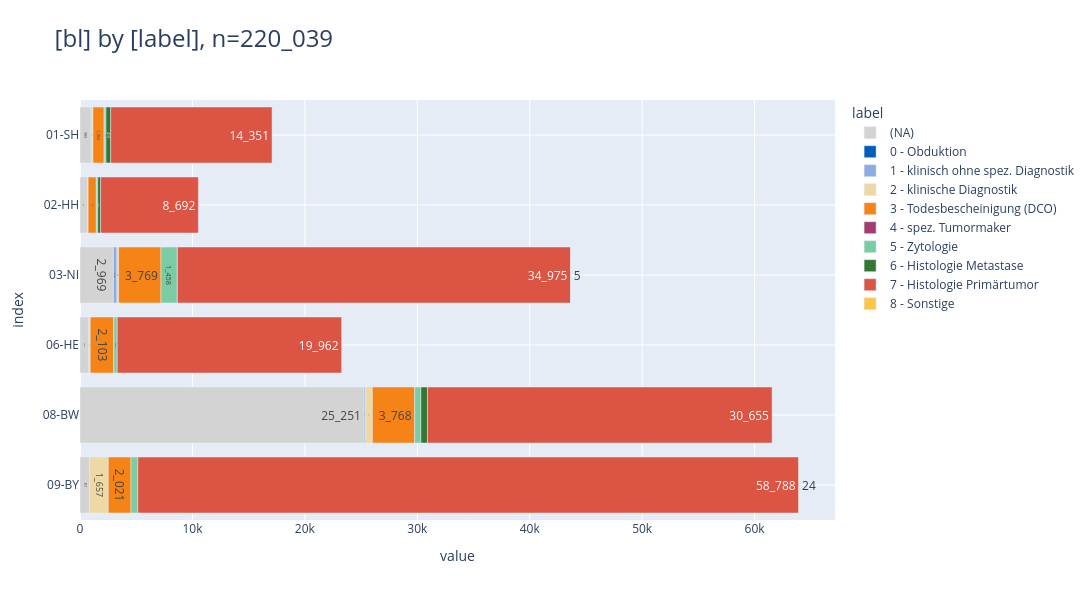

Notebook source saved alongside this figure:
### Code cell
_df = df_dsich[
    [
        "bl",
        "label",
        "cnt",
    ]
].sort_values("bl")

_ = pls.plot_stacked_bars(
    _df,
    # swap=True,
    orientation="h",
    # show_total=True,
    # normalize=True,
    # relative=True,
    height=600,
    # top_n_color=5,
    # sort_values_index=True,
    # sort_values_color=True,
    # top_n_index=3,
    # precision=2,
    # show_other=True,
    # top_n_index=2,
    # kkr_col="bl",
    # color_palette="D3",
)
_

### Figure 1 — Plotly figure (JSON) as saved in the notebook; plotly's stock layout.template omitted (floating-point values rounded to 4 significant figures)
{"data": [{"hovertemplate": "col=(NA)<br>value=%{x}<br>index=%{y}<br>cnt_str=%{text}<extra></extra>", "legendgroup": "(NA)", "marker": {"color": "lightgray", "pattern": {"shape": ""}}, "name": "(NA)", "orientation": "h", "showlegend": true, "text": ["989", "688", "2_969", "804", "25_251", "857"], "textposition": "auto", "type": "bar", "x": [989, 688, 2969, 804, 25251, 857], "xaxis": "x", "y": ["01-SH", "02-HH", "03-NI", "06-HE", "08-BW", "09-BY"], "yaxis": "y"}, {"hovertemplate": "col=0 - Obduktion<br>value=%{x}<br>index=%{y}<br>cnt_str=%{text}<extra></extra>", "legendgroup": "0 - Obduktion", "marker": {"color": "#005db9", "pattern": {"shape": ""}}, "name": "0 - Obduktion", "orientation": "h", "showlegend": true, "text": ["2", "2"], "textposition": "auto", "type": "bar", "x": [2, 2], "xaxis": "x", "y": ["03-NI", "06-HE"], "yaxis": "y"}, {"hovertemplate": "col=1 - klinisch ohne spez. Diagnostik<br>value=%{x}<br>index=%{y}<br>cnt_str=%{text}<extra></extra>", "legendgroup": "1 - klinisch ohne spez. Diagnostik", "marker": {"color": "#8cabe2", "pattern": {"shape": ""}}, "name": "1 - klinisch ohne spez. Diagnostik", "orientation": "h", "showlegend": true, "text": ["65", "312", "110"], "textposition": "auto", "type": "bar", "x": [65, 312, 110], "xaxis": "x", "y": ["01-SH", "03-NI", "08-BW"], "yaxis": "y"}, {"hovertemplate": "col=2 - klinische Diagnostik<br>value=%{x}<br>index=%{y}<br>cnt_str=%{text}<extra></extra>", "legendgroup": "2 - klinische Diagnostik", "marker": {"color": "#eed8a5", "pattern": {"shape": ""}}, "name": "2 - klinische Diagnostik", "orientation": "h", "showlegend": true, "text": ["100", "35", "151", "104", "641", "1_657"], "textposition": "auto", "type": "bar", "x": [100, 35, 151, 104, 641, 1657], "xaxis": "x", "y": ["01-SH", "02-HH", "03-NI", "06-HE", "08-BW", "09-BY"], "yaxis": "y"}, {"hovertemplate": "col=3 - Todesbescheinigung (DCO)<br>value=%{x}<br>index=%{y}<br>cnt_str=%{text}<extra></extra>", "legendgroup": "3 - Todesbescheinigung (DCO)", "marker": {"color": "#f68316", "pattern": {"shape": ""}}, "name": "3 - Todesbescheinigung (DCO)", "orientation": "h", "showlegend": true, "text": ["1_004", "735", "3_769", "2_103", "3_768", "2_021"], "textposition": "auto", "type": "bar", "x": [1004, 735, 3769, 2103, 3768, 2021], "xaxis": "x", "y": ["01-SH", "02-HH", "03-NI", "06-HE", "08-BW", "09-BY"], "yaxis": "y"}, {"hovertemplate": "col=4 - spez. Tumormaker<br>value=%{x}<br>index=%{y}<br>cnt_str=%{text}<extra></extra>", "legendgroup": "4 - spez. Tumormaker", "marker": {"color": "#a33d6e", "pattern": {"shape": ""}}, "name": "4 - spez. Tumormaker", "orientation": "h", "showlegend": true, "text": ["9", "2", "7"], "textposition": "auto", "type": "bar", "x": [9, 2, 7], "xaxis": "x", "y": ["01-SH", "02-HH", "06-HE"], "yaxis": "y"}, {"hovertemplate": "col=5 - Zytologie<br>value=%{x}<br>index=%{y}<br>cnt_str=%{text}<extra></extra>", "legendgroup": "5 - Zytologie", "marker": {"color": "#7bcca5", "pattern": {"shape": ""}}, "name": "5 - Zytologie", "orientation": "h", "showlegend": true, "text": ["146", "116", "1_458", "289", "550", "607"], "textposition": "auto", "type": "bar", "x": [146, 116, 1458, 289, 550, 607], "xaxis": "x", "y": ["01-SH", "02-HH", "03-NI", "06-HE", "08-BW", "09-BY"], "yaxis": "y"}, {"hovertemplate": "col=6 - Histologie Metastase<br>value=%{x}<br>index=%{y}<br>cnt_str=%{text}<extra></extra>", "legendgroup": "6 - Histologie Metastase", "marker": {"color": "#337734", "pattern": {"shape": ""}}, "name": "6 - Histologie Metastase", "orientation": "h", "showlegend": true, "text": ["419", "262", "1", "584"], "textposition": "auto", "type": "bar", "x": [419, 262, 1, 584], "xaxis": "x", "y": ["01-SH", "02-HH", "03-NI", "08-BW"], "yaxis": "y"}, {"hovertemplate": "col=7 - Histologie Primärtumor<br>value=%{x}<br>index=%{y}<br>cnt_str=%{text}<extra></extra>", "legendgroup": "7 - Histologie Primärtumor", "marker": {"color": "#db5444", "pattern": {"shape": ""}}, "name": "7 - Histologie Primärtumor", "orientation": "h", "showlegend": true, "text": ["14_351", "8_692", "34_975", "19_962", "30_655", "58_788"], "textposition": "auto", "type": "bar", "x": [14351, 8692, 34975, 19962, 30655, 58788], "xaxis": "x", "y": ["01-SH", "02-HH", "03-NI", "06-HE", "08-BW", "09-BY"], "yaxis": "y"}, {"hovertemplate": "col=8 - Sonstige<br>value=%{x}<br>index=%{y}<br>cnt_str=%{text}<extra></extra>", "legendgroup": "8 - Sonstige", "marker": {"color": "#f9c64a", "pattern": {"shape": ""}}, "name": "8 - Sonstige", "orientation": "h", "showlegend": true, "text": ["5", "24"], "textposition": "auto", "type": "bar", "x": [5, 24], "xaxis": "x", "y": ["03-NI", "09-BY"], "yaxis": "y"}], "layout": {"barmode": "relative", "height": 600, "legend": {"title": {"text": "label"}, "tracegroupgap": 0, "traceorder": "normal"}, "title": {"font": {"size": 24}, "text": "[bl] by [label], n=220_039", "xanchor": "left", "y": 0.95, "yanchor": "top"}, "width": 1600, "xaxis": {"anchor": "y", "domain": [0, 1], "gridwidth": 1, "range": [0, 67150.0], "showgrid": true, "title": {"text": "value"}}, "yaxis": {"anchor": "x", "categoryarray": ["09-BY", "08-BW", "06-HE", "03-NI", "02-HH", "01-SH"], "categoryorder": "array", "domain": [0, 1], "gridwidth": 1, "showgrid": true, "title": {"text": "index"}}}}
